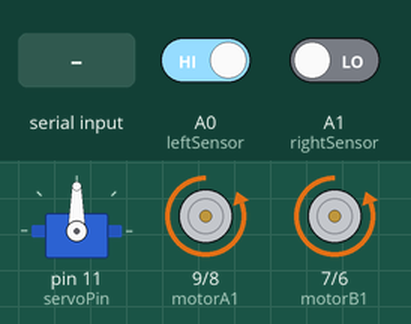
Simulated run of this sketch. Board: Arduino Uno, built with avr-gcc and run on an emulated ATmega328P. Shown: servo, motor-driver pin pairs drawn as motors (green arrow = first pin HIGH = forward, orange = second pin HIGH = backward, longer = more drive, scaled by the enable pin). The inputs (shaded band) are chosen by the test bench; at power-on: A0 (leftSensor) HIGH, A1 (rightSensor) LOW.

Above: at 1.2 s.
1.3 s: A0 (leftSensor) driven LOW
At 1.9 s:
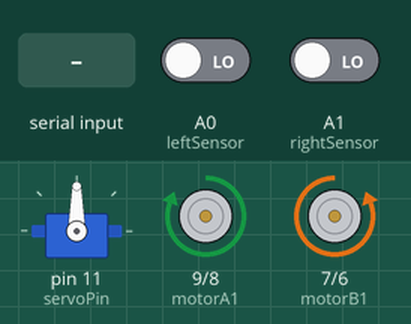
2.8 s: A1 (rightSensor) driven HIGH
At 4.0 s:
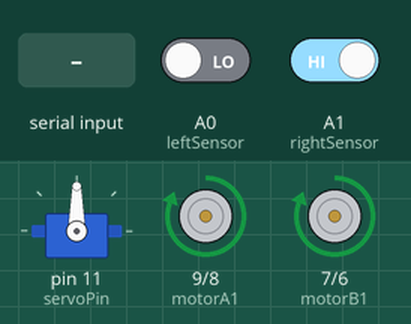
4.3 s: "L" received over Serial
At 5.4 s:
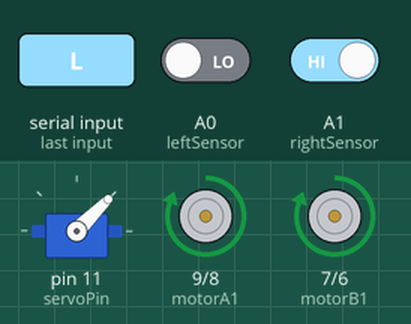
5.8 s: "R" received over Serial
At 6.6 s:
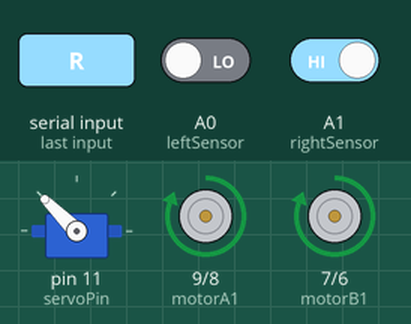
7.3 s: A0 (leftSensor) driven HIGH
At 7.7 s:
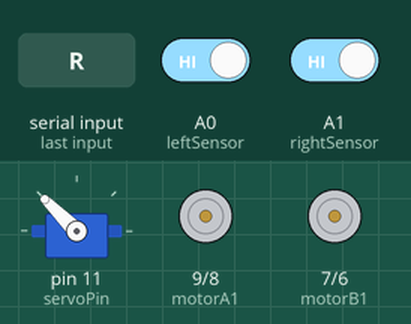
8.8 s: "S" received over Serial
At 10.1 s:
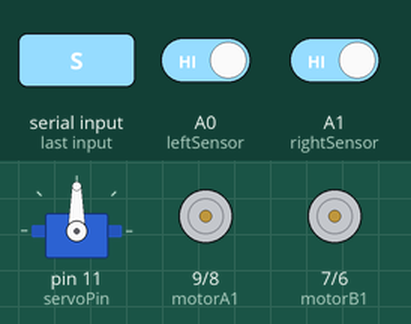
Timing chart, 0 to 11.3 s (numbered marks = the images above; inputs shaded):
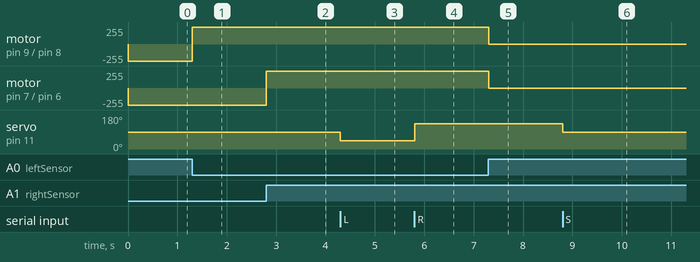

Measured:
- after the input at 1.3 s, motor on pin 9 (motorA1) / pin 8 (motorA2): backward 255/255 → forward 255/255 at once
- after the input at 2.8 s, motor on pin 7 (motorB1) / pin 6 (motorB2): backward 255/255 → forward 255/255 at once
- after the input at 4.3 s, servo on pin 11 (servoPin): 90° → 45° at once
- after the input at 5.8 s, servo on pin 11 (servoPin): 45° → 135° at once
- after the input at 7.3 s, motor on pin 9 (motorA1) / pin 8 (motorA2), motor on pin 7 (motorB1) / pin 6 (motorB2): forward 255/255 → stopped at once
- after the input at 8.8 s, servo on pin 11 (servoPin): 135° → 90° at once

The sketch:

sketch_may6a_ino.ino.ino
```cpp
#include <Servo.h>

// Constants for line sensors
const int leftSensor = A0;
const int rightSensor = A1;

// Constants for motor driver
const int motorA1 = 9; // Motor driver input A1
const int motorA2 = 8; // Motor driver input A2
const int motorB1 = 7; // Motor driver input B1
const int motorB2 = 6; // Motor driver input B2

const int enA = 10;
const int enB = 5;
// Servo motor setup
Servo steeringServo;
const int servoPin = 11;

// Bluetooth variables
char btCommand; // Command received from the Bluetooth module

void setup() {
  // Initialize the sensors as inputs
  pinMode(leftSensor, INPUT);
  pinMode(rightSensor, INPUT);

  // Initialize the motor driver pins as outputs
  pinMode(motorA1, OUTPUT);
  pinMode(motorA2, OUTPUT);
  pinMode(motorB1, OUTPUT);
  pinMode(motorB2, OUTPUT);
  pinMode(enA, OUTPUT);
  pinMode(enB, OUTPUT);

  // Attach the servo motor to its control pin
  steeringServo.attach(servoPin);

  // Start serial communication with the Bluetooth module
  Serial.begin(9600);
}

void loop() {
  // Read the sensors
  int leftSensorValue = digitalRead(leftSensor);
  int rightSensorValue = digitalRead(rightSensor);

  // Line following logic
  if (leftSensorValue == LOW && rightSensorValue == HIGH) {
    // Turn left
    digitalWrite(enA, HIGH);
    digitalWrite(enB, HIGH);
    digitalWrite(motorA1, HIGH);
    digitalWrite(motorA2, LOW);
    digitalWrite(motorB1, HIGH);
    digitalWrite(motorB2, LOW);
     // Adjust the angle as necessary
  } else if (leftSensorValue == HIGH && rightSensorValue== LOW) {
    // Turn right
    digitalWrite(enA, HIGH);
    digitalWrite(enB, HIGH);
    digitalWrite(motorA1, LOW);
    digitalWrite(motorA2, HIGH);
    digitalWrite(motorB1, LOW);
    digitalWrite(motorB2, HIGH);
     // Adjust the angle as necessary
  } else if(leftSensorValue == LOW && rightSensorValue==LOW) {
    // Go straight
    digitalWrite(enA, HIGH);
    digitalWrite(enB, HIGH);
    digitalWrite(motorA1, HIGH);
    digitalWrite(motorA2, LOW);
    digitalWrite(motorB1, LOW);
    digitalWrite(motorB2, HIGH);

  }
  else{
    digitalWrite(enA, HIGH);
    digitalWrite(enB, HIGH);
    digitalWrite(motorA1, LOW);
    digitalWrite(motorA2, LOW);
    digitalWrite(motorB1, LOW);
    digitalWrite(motorB2, LOW);
  }

  // Check for Bluetooth commands
  if (Serial.available() > 0) {
    btCommand = Serial.read(); // Read the incoming byte

    // Perform actions based on the Bluetooth command
    switch (btCommand) {
      case 'L': // Turn servo left
        steeringServo.write(45);
        break;
      case 'R': // Turn servo right
        steeringServo.write(135);
        break;
      case 'S': // Center servo
        steeringServo.write(90);
        break;
      // Add more cases as needed for other commands
    }
  }

  // Add a small delay to prevent reading too quickly
  delay(100);
}
```
